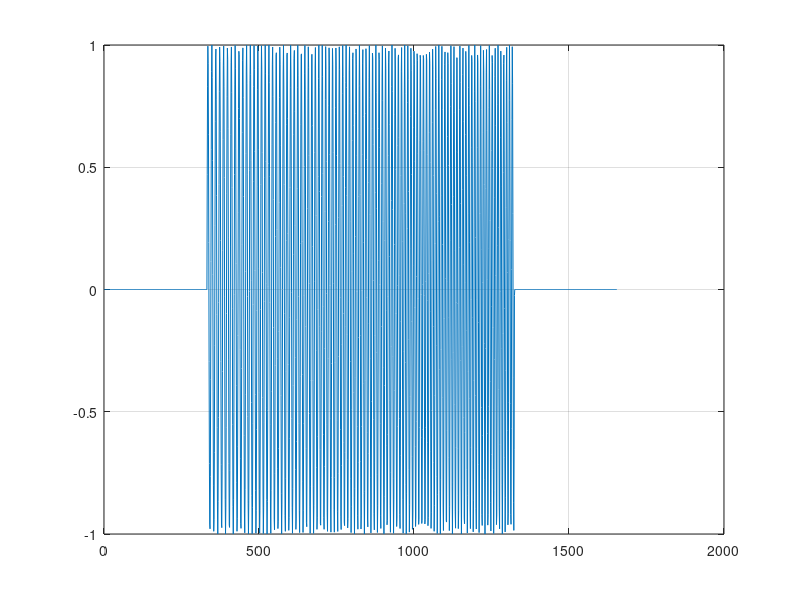
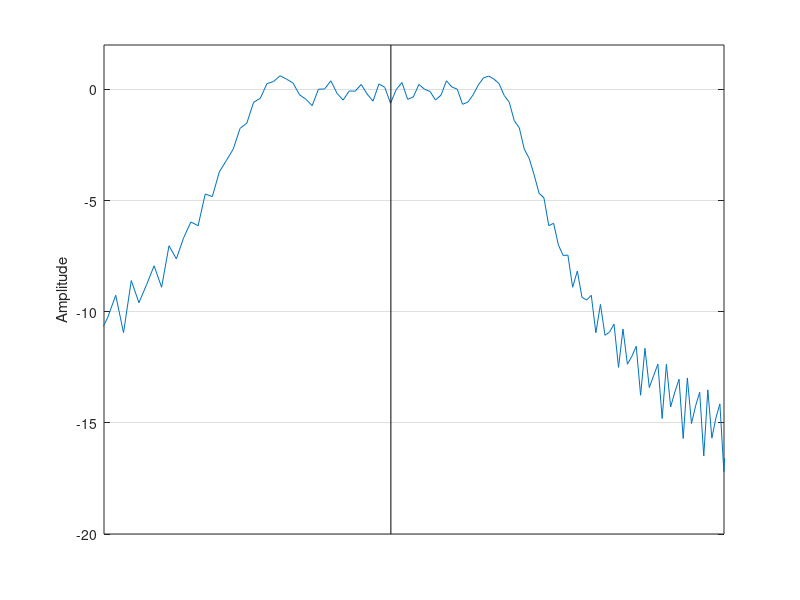

These charts were generated, in order, by the following MATLAB code:
% LFM pulse design

close all
clear

% Sampling period
fs=44100;
dt=1/fs;

% Carrier frequency   default
fc=4134.375;  

% Bandwidth
B=1378.125;     

% Period
Tp=0.0225;

% signal samples
length_sig=Tp*fs;

% chirp() generates cosine wave
% sine LFM
t = 0:Tp/length_sig:Tp;
fi_0 = fc-B/2;
fi_1 = fc+B/2;
del_f = B/length_sig; 
fi = fi_0:del_f:fi_1;
sig = chirp(t,fi_0,Tp,fi_1,'linear',-90); 

% zero pad
z_sig =[zeros(1,ceil(length_sig/3)) sig zeros(1,floor(length_sig/3))];

figure(1)
plot(z_sig)
grid on

S = fft(z_sig);
S = abs(S)./length(z_sig);
S(2:end) = 2*S(2:end);
S = S(1:end/2);
f_step = fs/length(z_sig);
bin_f = 0:f_step:fs/2-f_step;

% plot amplitude spectrum

[B,I] = min(abs(fc-bin_f));
amp_c = S(I+1);
ind_fcut1 = find(10*log10(S(1:end/5)./amp_c) < -3,1,'last');
cutoff_f1 = bin_f(ind_fcut1)
ind_fcut2 =floor(length(S)/5)+find(10*log10(S(end/5:end/4)./amp_c) < -3,1,'first');
cutoff_f2 = bin_f(ind_fcut2)

figure(2)
plot(bin_f,10*log10(S./amp_c))
grid on
hold on
line([fc fc],[-20 2],'Color','k')
set(gca,'XScale','log')
xlim([3000 6000])
ylim([-20 2])
ylabel('Amplitude')
scatter(cutoff_f1,S(ind_fcut1))
